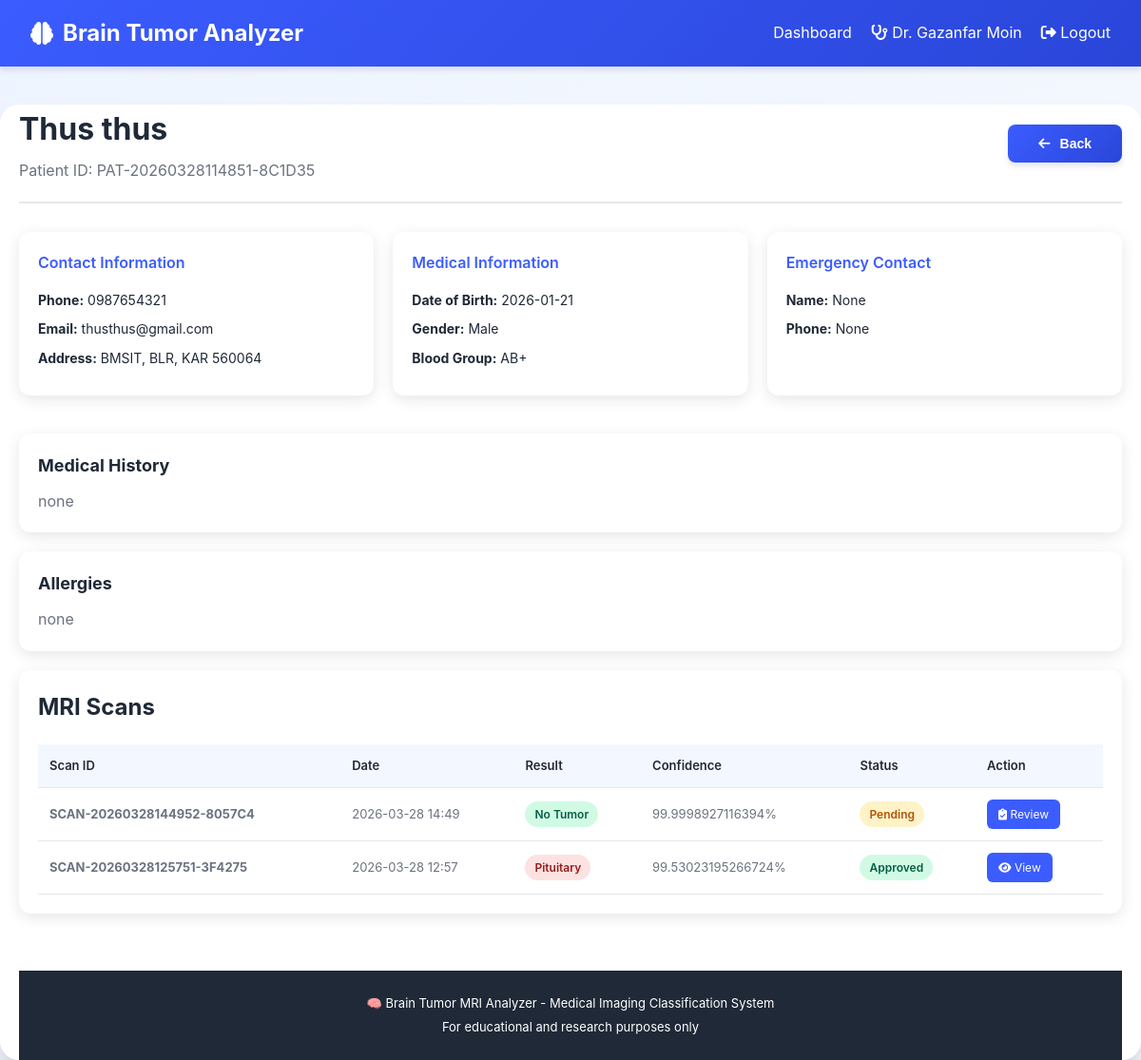
/doctor/patients/1 (signed in), run on the app's committed database.
### models.py (models this page shows, shortened)
class Doctor(UserMixin, db.Model):
    __tablename__ = 'doctors'
    id = db.Column(db.Integer, primary_key=True)
    username = db.Column(db.String(80), unique=True, nullable=False)
    email = db.Column(db.String(120), unique=True, nullable=False)
    password_hash = db.Column(db.String(255), nullable=False)
    full_name = db.Column(db.String(120), nullable=False)
    specialization = db.Column(db.String(100), nullable=True)
    license_number = db.Column(db.String(50), unique=True, nullable=False)
    hospital = db.Column(db.String(150), nullable=True)
    phone = db.Column(db.String(15), nullable=True)
    created_at = db.Column(db.DateTime, default=datetime.utcnow)
    updated_at = db.Column(db.DateTime, default=datetime.utcnow, onupdate=datetime.utcnow)
    patients = db.relationship('Patient', backref='doctor', lazy=True, cascade='all, delete-orphan')
    reviewed_scans = db.relationship(
        'MRIScan',
        foreign_keys='MRIScan.reviewed_by_id',
        backref='doctor_reviewer',
        lazy=True,
        overlaps="doctor_reviewer"
    )

class Patient(UserMixin, db.Model):
    __tablename__ = 'patients'
    id = db.Column(db.Integer, primary_key=True)
    patient_id = db.Column(db.String(50), unique=True, nullable=False)
    full_name = db.Column(db.String(120), nullable=False)
    email = db.Column(db.String(120), unique=True, nullable=False)
    password_hash = db.Column(db.String(255), nullable=False)
    phone = db.Column(db.String(15), unique=True, nullable=False)
    date_of_birth = db.Column(db.Date, nullable=False)
    gender = db.Column(db.String(10), nullable=False)
    blood_group = db.Column(db.String(5), nullable=True)
    address = db.Column(db.String(255), nullable=True)
    city = db.Column(db.String(50), nullable=True)
    state = db.Column(db.String(50), nullable=True)
    postal_code = db.Column(db.String(10), nullable=True)
    emergency_contact = db.Column(db.String(120), nullable=True)
    emergency_phone = db.Column(db.String(15), nullable=True)
    medical_history = db.Column(db.Text, nullable=True)
    allergies = db.Column(db.Text, nullable=True)
    current_medications = db.Column(db.Text, nullable=True)
    doctor_id = db.Column(db.Integer, db.ForeignKey('doctors.id'), nullable=False)
    created_at = db.Column(db.DateTime, default=datetime.utcnow)
    updated_at = db.Column(db.DateTime, default=datetime.utcnow, onupdate=datetime.utcnow)
    scans = db.relationship('MRIScan', backref='patient', lazy=True, cascade='all, delete-orphan')

class MRIScan(db.Model):
    __tablename__ = 'mri_scans'
    id = db.Column(db.Integer, primary_key=True)
    scan_id = db.Column(db.String(50), unique=True, nullable=False)
    patient_id = db.Column(db.Integer, db.ForeignKey('patients.id'), nullable=False)
    scan_date = db.Column(db.DateTime, default=datetime.utcnow)
    tumor_status = db.Column(db.String(50), nullable=False)
    tumor_type = db.Column(db.String(50), nullable=True)
    confidence = db.Column(db.Float, nullable=False)
    image_path = db.Column(db.String(255), nullable=True)
    annotated_image_path = db.Column(db.String(255), nullable=True)
    clinical_notes = db.Column(db.Text, nullable=True)
    prediction_data = db.Column(db.JSON, nullable=True)
    status = db.Column(db.String(20), default='Pending')
    doctor_notes = db.Column(db.Text, nullable=True)
    doctor_diagnosis = db.Column(db.String(100), nullable=True)
    reviewed_by_id = db.Column(db.Integer, db.ForeignKey('doctors.id'), nullable=True)
    review_date = db.Column(db.DateTime, nullable=True)
    created_at = db.Column(db.DateTime, default=datetime.utcnow)
    updated_at = db.Column(db.DateTime, default=datetime.utcnow, onupdate=datetime.utcnow)
    reviewed_by = db.relationship(
        'Doctor',
        foreign_keys=[reviewed_by_id],
        backref='scans_reviewed',
        overlaps="doctor_reviewer,reviewed_scans"
    )

### app.py (the view)
@app.route('/doctor/patients/<int:patient_id>')
@login_required
def doctor_patient_detail(patient_id):
    if not isinstance(current_user, Doctor):
        return redirect(url_for('home'))
    patient = Patient.query.get_or_404(patient_id)
    if patient.doctor_id != current_user.id:
        flash('Unauthorized access', 'danger')
        return redirect(url_for('doctor_dashboard'))
    scans = MRIScan.query.filter_by(patient_id=patient_id).order_by(MRIScan.created_at.desc()).all()
    return render_template('doctor_patient_detail.html', patient=patient, scans=scans)

### app.py (called while the page is built, shortened)
@app.after_request
def after_request(response):
    response.headers['Cache-Control'] = 'no-cache, no-store, must-revalidate'
    response.headers['Pragma'] = 'no-cache'
    response.headers['Expires'] = '0'
    return response

@login_manager.user_loader
def load_user(user_id):
    from flask import session
    from models import Doctor, Patient
    if not user_id:
        return None
    try:
        user_id = int(user_id)
    except:
        return None
    user_type = session.get('user_type')
    if user_type == 'patient':
        pat = Patient.query.filter_by(id=user_id).first()
        if pat:
            print(f"✓ Loaded PATIENT from session: {pat.email}")
            return pat
    elif user_type == 'doctor':
        doc = Doctor.query.filter_by(id=user_id).first()
        if doc:
            print(f"✓ Loaded DOCTOR from session: {doc.username}")
            return doc

### templates/doctor_patient_detail.html (shortened to what this page needs)
{% extends "base.html" %}
{% block content %}
<div class="container">
    <div class="patient-header">
        <div>
            <h1>{{ patient.full_name }}</h1>
            <p>Patient ID: {{ patient.patient_id }}</p>
        </div>
        <button class="btn btn-primary" onclick="window.history.back()">
            <i class="fas fa-arrow-left"></i> Back
        </button>
    </div>
    <div class="info-grid">
        <div class="info-card">
            <h3>Contact Information</h3>
            <p><strong>Phone:</strong> {{ patient.phone }}</p>
            <p><strong>Email:</strong> {{ patient.email }}</p>
            <p><strong>Address:</strong> {{ patient.address }}, {{ patient.city }}, {{ patient.state }} {{ patient.postal_code }}</p>
        </div>
        <div class="info-card">
            <h3>Medical Information</h3>
            <p><strong>Date of Birth:</strong> {{ patient.date_of_birth.strftime('%Y-%m-%d') }}</p>
            <p><strong>Gender:</strong> {{ patient.gender }}</p>
            <p><strong>Blood Group:</strong> {{ patient.blood_group }}</p>
        </div>
        <div class="info-card">
            <h3>Emergency Contact</h3>
            <p><strong>Name:</strong> {{ patient.emergency_contact }}</p>
            <p><strong>Phone:</strong> {{ patient.emergency_phone }}</p>
        </div>
    </div>
    <div class="history-section">
        <h2>Medical History</h2>
        <p>{{ patient.medical_history or 'No medical history recorded' }}</p>
    </div>
    <div class="history-section">
        <h2>Allergies</h2>
        <p>{{ patient.allergies or 'No allergies recorded' }}</p>
    </div>
<div class="scans-section">
    <h2>MRI Scans</h2>
    {% if scans %}
        <div class="table-responsive">
            <table class="data-table">
                <thead>
                    <tr>
                        <th>Scan ID</th>
                        <th>Date</th>
                        <th>Result</th>
                        <th>Confidence</th>
                        <th>Status</th>
                        <th>Action</th>
                    </tr>
                </thead>
                <tbody>
                    {% for scan in scans %}
                        <tr>
                            <td><strong>{{ scan.scan_id }}</strong></td>
                            <td>{{ scan.created_at.strftime('%Y-%m-%d %H:%M') }}</td>
                            <td>
                                {% if scan.tumor_status == 'No Tumor' %}
                                    <span class="badge badge-success">No Tumor</span>
                                {% else %}
                                    <span class="badge badge-danger">{{ scan.tumor_type|capitalize }}</span>
                                {% endif %}
                            </td>
                            <td>{{ scan.confidence }}%</td>
                            <td>
                                <span class="badge badge-{{ 'success' if scan.status == 'Approved' else 'warning' }}">
                                    {{ scan.status }}
                                </span>
                            </td>
                            <td>
                                {% if scan.status == 'Pending' %}
                                    <a href="{{ url_for('doctor_review_scan', scan_id=scan.id) }}" class="btn-small btn-review">
                                        <i class="fas fa-clipboard-check"></i> Review
                                    </a>
                                {% else %}
                                <a href="{{ url_for('doctor_review_scan', scan_id=scan.id) }}" class="btn-small btn-review">
                                        <i class="fas fa-eye"></i> View
                                    </a>
                                {% endif %}
                            </td>
                        </tr>
                    {% endfor %}
                </tbody>
            </table>
        </div>
    {% else %}
        <p class="no-data">No scans recorded for this patient</p>
    {% endif %}
</div>
{% endblock %}

### templates/base.html (shortened to what this page needs)
<!DOCTYPE html>
<html lang="en">
<head>
    <link rel="stylesheet" href="https://cdnjs.cloudflare.com/ajax/libs/font-awesome/6.4.0/css/all.min.css">
    <link rel="stylesheet" href="{{ url_for('static', filename='style.css') }}">
</head>
<body>
    <nav class="navbar">
        <div class="navbar-container">
            <div class="navbar-brand">
                <i class="fas fa-brain"></i>
                Brain Tumor Analyzer
            </div>
            <ul class="navbar-menu">
                {% if current_user.is_authenticated %}
                    {% if current_user.__class__.__name__ == 'Doctor' %}
                        <li><a href="{{ url_for('doctor_dashboard') }}">Dashboard</a></li>
                        <li><span><i class="fas fa-stethoscope"></i> Dr. {{ current_user.full_name }}</span></li>
                    {% elif current_user.__class__.__name__ == 'Patient' %}
                        <li><a href="{{ url_for('patient_dashboard') }}">My Scans</a></li>
                        <li><a href="{{ url_for('patient_profile') }}">Profile</a></li>
                        <li><span><i class="fas fa-user"></i> {{ current_user.full_name }}</span></li>
                    {% endif %}
                    <li><a href="{{ url_for('logout') }}"><i class="fas fa-sign-out-alt"></i> Logout</a></li>
                {% else %}
                    <li><a href="{{ url_for('home') }}">Home</a></li>
                {% endif %}
            </ul>
        </div>
    </nav>
    {% block content %}{% endblock %}
    <footer class="footer">
        <p>🧠 Brain Tumor MRI Analyzer - Medical Imaging Classification System</p>
        <p>For educational and research purposes only</p>
    </footer>
</body>
</html>

### static/style.css (style rules this page uses)
* { margin: 0; padding: 0; box-sizing: border-box; }
html, body { height: 100%; }
body { font-family: -apple-system, BlinkMacSystemFont, "Segoe UI", Roboto, "Helvetica Neue", Arial, sans-serif; background: linear-gradient(135deg, #eef4ff 0%, #f7fbff 50%, #f0f9ff 100%); color: var(--text-dark); line-height: 1.6; }
.container { width: 100%; max-width: 600px; background: white; border-radius: 20px; box-shadow: var(--shadow-xl); padding: 40px; animation: slideUp 0.5s ease-out; }
table { width: 100%; border-collapse: collapse; font-size: 13px; }
thead { background: var(--bg-light); }
th { padding: 10px; text-align: left; font-weight: 600; color: var(--text-dark); border-bottom: 1px solid var(--border-light); }
td { padding: 10px; border-bottom: 1px solid var(--border-light); color: var(--text-light); }
.footer { background: rgba(0, 0, 0, 0.8); color: white; text-align: center; padding: 24px 20px; font-size: 13px; margin-top: auto; }
.footer p { margin: 4px 0; }

### templates/base.html (style rules this page uses)
:root { --primary: #3b5cff; --primary-dark: #2a46d9; --success: #10b981; --danger: #ef4444; --warning: #f59e0b; --bg-light: #f3f7ff; --text-dark: #1f2937; --text-light: #6b7280; }
* { margin: 0; padding: 0; box-sizing: border-box; }
body { font-family: -apple-system, BlinkMacSystemFont, "Segoe UI", Roboto, sans-serif; background: linear-gradient(135deg, #eef4ff 0%, #f7fbff 100%); min-height: 100vh; }
.navbar { background: linear-gradient(135deg, var(--primary), var(--primary-dark)); color: white; padding: 1rem 2rem; box-shadow: 0 4px 6px rgba(0, 0, 0, 0.1); }
.navbar-container { max-width: 1200px; margin: 0 auto; display: flex; justify-content: space-between; align-items: center; }
.navbar-brand { font-size: 24px; font-weight: bold; display: flex; align-items: center; gap: 10px; }
.navbar-menu { display: flex; gap: 20px; align-items: center; list-style: none; }
.navbar-menu a { color: white; text-decoration: none; transition: opacity 0.3s; }
.container { max-width: 1200px; margin: 40px auto; padding: 0 20px; }
.btn { display: inline-flex; align-items: center; gap: 8px; padding: 10px 20px; border: none; border-radius: 8px; font-weight: 600; cursor: pointer; transition: all 0.3s; text-decoration: none; }
.btn-primary { background: var(--primary); color: white; }
.footer { background: #1f2937; color: white; text-align: center; padding: 20px; margin-top: 60px; }

### templates/doctor_patient_detail.html (style rules this page uses)
.patient-header { display: flex; justify-content: space-between; align-items: center; margin-bottom: 30px; padding-bottom: 20px; border-bottom: 2px solid #e5e7eb; }
.patient-header h1 { font-size: 32px; color: var(--text-dark); margin-bottom: 5px; }
.patient-header p { color: var(--text-light); }
.info-grid { display: grid; grid-template-columns: repeat(auto-fit, minmax(300px, 1fr)); gap: 20px; margin-bottom: 40px; }
.info-card { background: white; padding: 20px; border-radius: 12px; box-shadow: 0 4px 15px rgba(0, 0, 0, 0.1); }
.info-card h3 { font-size: 16px; font-weight: 600; margin-bottom: 15px; color: var(--primary); }
.info-card p { font-size: 14px; margin-bottom: 8px; color: var(--text-dark); }
.history-section { background: white; padding: 20px; border-radius: 12px; margin-bottom: 20px; box-shadow: 0 4px 15px rgba(0, 0, 0, 0.1); }
.history-section h2 { font-size: 18px; margin-bottom: 10px; color: var(--text-dark); }
.history-section p { color: var(--text-light); line-height: 1.6; }
.scans-section { background: white; padding: 20px; border-radius: 12px; box-shadow: 0 4px 15px rgba(0, 0, 0, 0.1); }
.scans-section h2 { margin-bottom: 20px; color: var(--text-dark); }
.table-responsive { overflow-x: auto; }
.data-table { width: 100%; border-collapse: collapse; }
.data-table th, .data-table td { padding: 12px; text-align: left; border-bottom: 1px solid #e5e7eb; }
.data-table th { background: var(--bg-light); font-weight: 600; color: var(--text-dark); }
.btn-small { padding: 6px 12px; background: var(--primary); color: white; border-radius: 6px; text-decoration: none; font-size: 12px; display: inline-block; }
.badge { display: inline-block; padding: 4px 10px; border-radius: 20px; font-size: 12px; font-weight: 600; }
.badge-success { background: #d1fae5; color: #065f46; }
.badge-danger { background: #fee2e2; color: #991b1b; }
.badge-warning { background: #fef3c7; color: #b45309; }

### data on the page
Doctor: full_name "Gazanfar Moin"
Patient: full_name "Thus thus", patient_id "PAT-20260328114851-8C1D35", phone "0987654321", email "thusthus@gmail.com", address "BMSIT", city "BLR", state "KAR", postal_code "560064", date_of_birth "2026-01-21", gender "Male", blood_group "AB+", emergency_contact "None", emergency_phone "None", medical_history "none", allergies "none"
MRIScan: scan_id "SCAN-20260328144952-8057C4", created_at "2026-03-28 14:49", tumor_status "No Tumor", confidence "99.9998927116394", status "Pending"
MRIScan: scan_id "SCAN-20260328125751-3F4275", created_at "2026-03-28 12:57", tumor_type "Pituitary", confidence "99.53023195266724", status "Approved"
